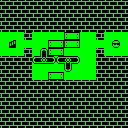

This is a level from a 2D game, rendered from its Tiled map with the project's own tilesets. A one-line summary and the complete map file follow:
An orthogonal 16x16 tile map with 8x8 px tiles, 1 tile layer (Kachelebene 1).

<map version="1.0" tiledversion="1.0.3" orientation="orthogonal" renderorder="right-down" width="16" height="16" tilewidth="8" tileheight="8" nextobjectid="1">
 <tileset firstgid="1" source="../tiles.tsx" />
 <layer name="Kachelebene 1" width="16" height="16">
  <data encoding="csv">
184,184,184,184,184,184,184,184,184,184,184,184,184,184,184,184,
184,184,184,184,184,184,184,184,184,184,184,184,184,184,184,184,
184,184,184,184,184,184,184,184,184,184,184,184,184,184,184,184,
184,184,184,184,184,184,184,184,184,184,184,184,184,184,184,184,
129,129,129,184,129,129,129,129,142,136,129,129,184,129,129,129,
129,180,129,129,129,129,142,136,142,136,129,129,129,129,177,129,
129,129,129,184,129,178,142,136,129,129,129,129,184,129,129,129,
184,184,184,184,185,172,179,185,175,179,129,129,184,184,184,184,
184,184,184,184,129,129,129,129,181,129,129,129,184,184,184,184,
184,184,184,184,129,129,142,136,129,129,129,129,184,184,184,184,
184,184,184,184,184,184,184,184,184,184,184,184,184,184,184,184,
184,184,184,184,184,184,184,184,184,184,184,184,184,184,184,184,
184,184,184,184,184,184,184,184,184,184,184,184,184,184,184,184,
184,184,184,184,184,184,184,184,184,184,184,184,184,184,184,184,
184,184,184,184,184,184,184,184,184,184,184,184,184,184,184,184,
184,184,184,184,184,184,184,184,184,184,184,184,184,184,184,184
</data>
 </layer>
</map>
